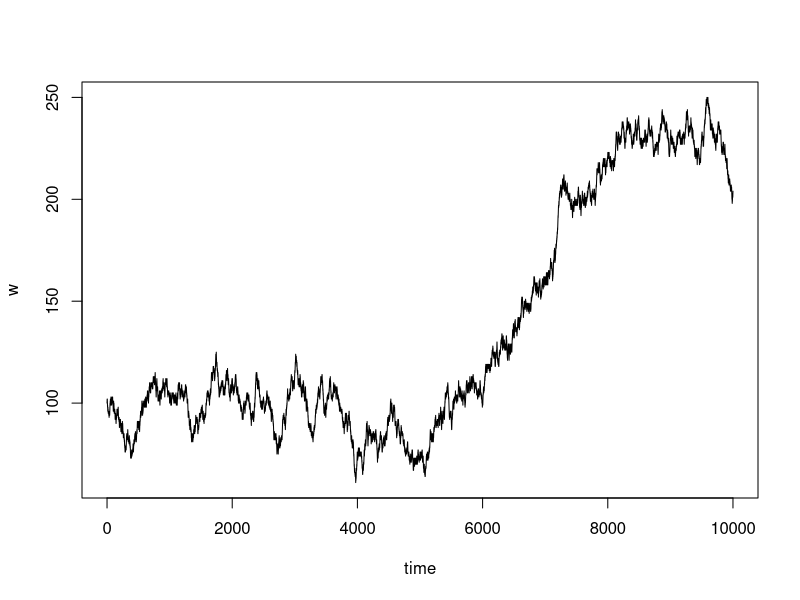
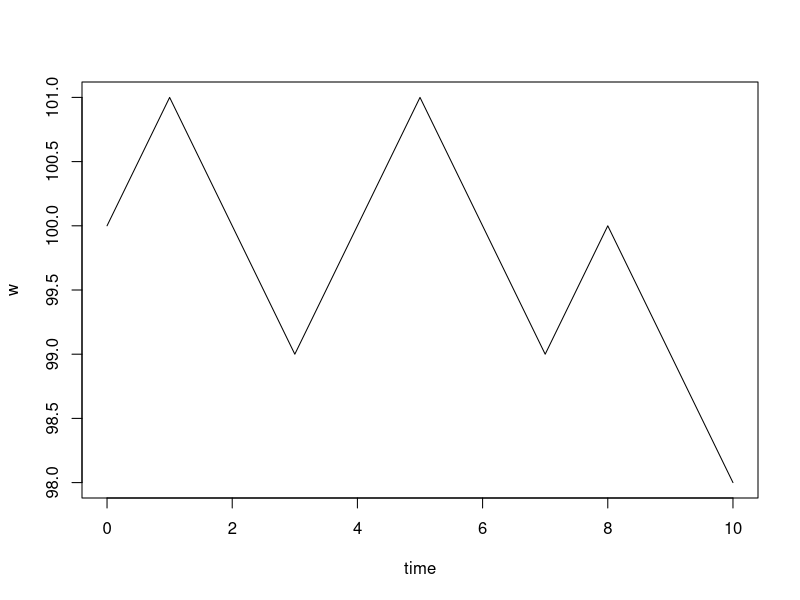

R code for these plots, in order:
# 1. Combine the two above ideas to study the average terminal wealth for different values of $p$.

w0 <- 100 # Initial wealth
p <- 0.5 # Probability of a win
T <- 10000  # Terminal time

# Create empty objects to fill
w <- rep(0, T+1)
x <- rep(0, T)

# Fill initial wealth
w[1] = w0

for(t in 1:T){
  # A random draw
  u <- runif(1)
  if(u <= 1 - p){
    x[t] <- 0
    w[t+1] <- w[t] - 1
  } else {
    x[t] <- 1
    w[t+1] <- w[t] + 1
  }
}


time = 0:T
plot(time, w, type='l')


2. # Re-write the above code to loop over different values of $p$ and plot all of the lines on a single graph.


## core idea is to take out something from the loop
# Define a step size
step <- 0.5
p <- seq(0, 1.0, step)
p <- p[-1]
p <- p[-length(p)]
w0 <- 100 # Initial wealth
T <- 10  # Terminal time
N <- length(p)

# Create empty objects to fill
w <- rep(0, N*(T+1))
x <- rep(0, N*T)
w <- matrix(w, nrow=T+1, ncol=N)
x <- matrix(x, nrow=T, ncol=N)

# Fill initial wealth
for(n in 1:N){
  w[1, n] <- w0
}

for(n in 1:N){
  for(t in 1:T){
    # A random draw
    u <- runif(1)
    if(u <= 1 - p[n]){
      x[t, n] <- 0
      w[t+1, n] <- w[t, n] - 1
    } else {
      x[t, n] <- 1
      w[t+1, n] <- w[t, n] + 1
    }
  }
}
time = 0:T
matplot(time, w, type='l')

############################################# Problem Set 3

## Reproduce code from class
rand_sample <- function(n, F_inv=function(x) x){
  unif_sample <- runif(n)
  return(F_inv(unif_sample))
}
# what is this weired function in a function?
  # now you just qnormr(x)

mc_mean <- function(n, F_inv=function(x) x){
  sample <- rand_sample(n, F_inv=function(x) F_inv(x))
  return(sum(sample)/n)
}

plot_results <- function(n_vec, F_inv=function(x) x){
  results <- rep(0, length(n_vec))
  i <- 1
  for(n in n_vec){
    results[i] <- mc_mean(n, F_inv=function(x) F_inv(x))
    i <- i + 1
  }
  plot(n_vec, results, type="l")
}
